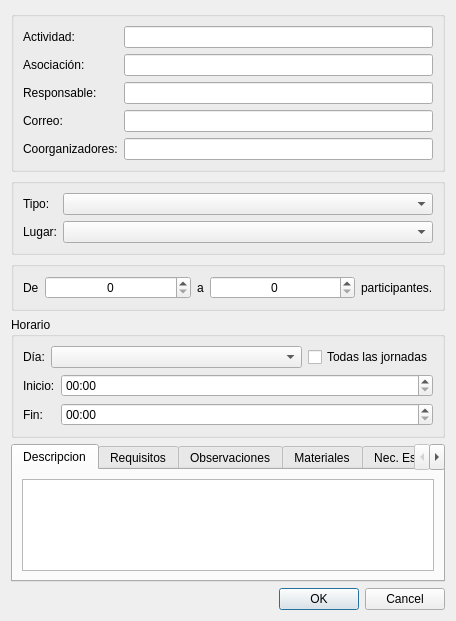
<?xml version="1.0" encoding="UTF-8"?>
<ui version="4.0">
 <class>AddActividadDialog</class>
 <widget class="QDialog" name="AddActividadDialog">
  <property name="geometry">
   <rect>
    <x>0</x>
    <y>0</y>
    <width>456</width>
    <height>570</height>
   </rect>
  </property>
  <property name="windowTitle">
   <string>Dialog</string>
  </property>
  <layout class="QVBoxLayout" name="verticalLayout_2">
   <item>
    <widget class="QGroupBox" name="groupBox">
     <property name="title">
      <string/>
     </property>
     <layout class="QGridLayout" name="gridLayout">
      <item row="0" column="0">
       <widget class="QLabel" name="label">
        <property name="text">
         <string>Actividad:</string>
        </property>
       </widget>
      </item>
      <item row="0" column="1">
       <widget class="QLineEdit" name="actividadLine"/>
      </item>
      <item row="1" column="0">
       <widget class="QLabel" name="label_2">
        <property name="text">
         <string>Asociación:</string>
        </property>
       </widget>
      </item>
      <item row="1" column="1">
       <widget class="QLineEdit" name="asociacionLine"/>
      </item>
      <item row="2" column="0">
       <widget class="QLabel" name="label_3">
        <property name="text">
         <string>Responsable:</string>
        </property>
       </widget>
      </item>
      <item row="2" column="1">
       <widget class="QLineEdit" name="responsableLine"/>
      </item>
      <item row="3" column="0">
       <widget class="QLabel" name="label_4">
        <property name="text">
         <string>Correo:</string>
        </property>
       </widget>
      </item>
      <item row="3" column="1">
       <widget class="QLineEdit" name="correoLine"/>
      </item>
      <item row="4" column="0">
       <widget class="QLabel" name="label_5">
        <property name="text">
         <string>Coorganizadores:</string>
        </property>
       </widget>
      </item>
      <item row="4" column="1">
       <widget class="QLineEdit" name="coorganizadorLine"/>
      </item>
     </layout>
    </widget>
   </item>
   <item>
    <widget class="QGroupBox" name="groupBox_2">
     <property name="title">
      <string/>
     </property>
     <layout class="QGridLayout" name="gridLayout_4">
      <item row="0" column="0">
       <widget class="QLabel" name="label_6">
        <property name="text">
         <string>Tipo:</string>
        </property>
       </widget>
      </item>
      <item row="0" column="1">
       <widget class="QComboBox" name="tipoComboBox">
        <property name="sizePolicy">
         <sizepolicy hsizetype="Expanding" vsizetype="Fixed">
          <horstretch>0</horstretch>
          <verstretch>0</verstretch>
         </sizepolicy>
        </property>
       </widget>
      </item>
      <item row="1" column="0">
       <widget class="QLabel" name="label_15">
        <property name="text">
         <string>Lugar:</string>
        </property>
       </widget>
      </item>
      <item row="1" column="1">
       <widget class="QComboBox" name="lugarComboBox">
        <property name="sizePolicy">
         <sizepolicy hsizetype="Expanding" vsizetype="Fixed">
          <horstretch>0</horstretch>
          <verstretch>0</verstretch>
         </sizepolicy>
        </property>
       </widget>
      </item>
     </layout>
    </widget>
   </item>
   <item>
    <widget class="QGroupBox" name="groupBox_4">
     <property name="title">
      <string/>
     </property>
     <layout class="QHBoxLayout" name="horizontalLayout_6">
      <item>
       <widget class="QLabel" name="label_12">
        <property name="text">
         <string>De</string>
        </property>
       </widget>
      </item>
      <item>
       <widget class="QSpinBox" name="minPartSpinBox">
        <property name="sizePolicy">
         <sizepolicy hsizetype="Expanding" vsizetype="Fixed">
          <horstretch>0</horstretch>
          <verstretch>0</verstretch>
         </sizepolicy>
        </property>
        <property name="alignment">
         <set>Qt::AlignCenter</set>
        </property>
       </widget>
      </item>
      <item>
       <widget class="QLabel" name="label_13">
        <property name="text">
         <string>a</string>
        </property>
        <property name="alignment">
         <set>Qt::AlignCenter</set>
        </property>
       </widget>
      </item>
      <item>
       <widget class="QSpinBox" name="maxPartSpinBox">
        <property name="sizePolicy">
         <sizepolicy hsizetype="Expanding" vsizetype="Fixed">
          <horstretch>0</horstretch>
          <verstretch>0</verstretch>
         </sizepolicy>
        </property>
        <property name="alignment">
         <set>Qt::AlignCenter</set>
        </property>
       </widget>
      </item>
      <item>
       <widget class="QLabel" name="label_14">
        <property name="text">
         <string>participantes.</string>
        </property>
       </widget>
      </item>
     </layout>
    </widget>
   </item>
   <item>
    <widget class="QGroupBox" name="groupBox_3">
     <property name="title">
      <string>Horario</string>
     </property>
     <layout class="QGridLayout" name="gridLayout_2">
      <item row="0" column="0" colspan="2">
       <layout class="QHBoxLayout" name="horizontalLayout_2">
        <item>
         <widget class="QLabel" name="label_7">
          <property name="text">
           <string>Día:</string>
          </property>
         </widget>
        </item>
        <item>
         <widget class="QComboBox" name="diaComboBox">
          <property name="sizePolicy">
           <sizepolicy hsizetype="Expanding" vsizetype="Fixed">
            <horstretch>0</horstretch>
            <verstretch>0</verstretch>
           </sizepolicy>
          </property>
         </widget>
        </item>
        <item>
         <widget class="QCheckBox" name="allJornadasCheckBox">
          <property name="text">
           <string>Todas las jornadas</string>
          </property>
         </widget>
        </item>
       </layout>
      </item>
      <item row="1" column="0">
       <widget class="QLabel" name="label_8">
        <property name="text">
         <string>Inicio:</string>
        </property>
       </widget>
      </item>
      <item row="1" column="1">
       <widget class="QTimeEdit" name="horaInicioTime">
        <property name="sizePolicy">
         <sizepolicy hsizetype="Expanding" vsizetype="Fixed">
          <horstretch>0</horstretch>
          <verstretch>0</verstretch>
         </sizepolicy>
        </property>
        <property name="displayFormat">
         <string>HH:mm</string>
        </property>
       </widget>
      </item>
      <item row="2" column="0">
       <widget class="QLabel" name="label_9">
        <property name="text">
         <string>Fin:</string>
        </property>
       </widget>
      </item>
      <item row="2" column="1">
       <widget class="QTimeEdit" name="horaFinTime">
        <property name="displayFormat">
         <string>HH:mm</string>
        </property>
       </widget>
      </item>
     </layout>
    </widget>
   </item>
   <item>
    <widget class="QTabWidget" name="tabWidget">
     <property name="currentIndex">
      <number>0</number>
     </property>
     <widget class="QWidget" name="tab_5">
      <attribute name="title">
       <string>Descripcion</string>
      </attribute>
      <layout class="QVBoxLayout" name="verticalLayout">
       <item>
        <widget class="QTextEdit" name="descText"/>
       </item>
      </layout>
     </widget>
     <widget class="QWidget" name="tab">
      <attribute name="title">
       <string>Requisitos</string>
      </attribute>
      <layout class="QHBoxLayout" name="horizontalLayout_3">
       <item>
        <widget class="QTextEdit" name="reqText"/>
       </item>
      </layout>
     </widget>
     <widget class="QWidget" name="tab_2">
      <attribute name="title">
       <string>Observaciones</string>
      </attribute>
      <layout class="QHBoxLayout" name="horizontalLayout_4">
       <item>
        <widget class="QTextEdit" name="observacionesText"/>
       </item>
      </layout>
     </widget>
     <widget class="QWidget" name="tab_3">
      <attribute name="title">
       <string>Materiales</string>
      </attribute>
      <layout class="QGridLayout" name="gridLayout_3">
       <item row="0" column="0">
        <widget class="QLabel" name="label_10">
         <property name="text">
          <string>Material propio:</string>
         </property>
        </widget>
       </item>
       <item row="0" column="1">
        <widget class="QLabel" name="label_11">
         <property name="text">
          <string>Material de organizacion</string>
         </property>
        </widget>
       </item>
       <item row="1" column="0">
        <widget class="QTextEdit" name="mPropioText"/>
       </item>
       <item row="1" column="1">
        <widget class="QTextEdit" name="mOrgText"/>
       </item>
      </layout>
     </widget>
     <widget class="QWidget" name="tab_4">
      <attribute name="title">
       <string>Nec. Espacio</string>
      </attribute>
      <layout class="QHBoxLayout" name="horizontalLayout_5">
       <item>
        <widget class="QTextEdit" name="espacioText"/>
       </item>
      </layout>
     </widget>
    </widget>
   </item>
   <item>
    <widget class="QDialogButtonBox" name="buttonBox">
     <property name="orientation">
      <enum>Qt::Horizontal</enum>
     </property>
     <property name="standardButtons">
      <set>QDialogButtonBox::Cancel|QDialogButtonBox::Ok</set>
     </property>
    </widget>
   </item>
  </layout>
 </widget>
 <resources/>
 <connections>
  <connection>
   <sender>buttonBox</sender>
   <signal>accepted()</signal>
   <receiver>AddActividadDialog</receiver>
   <slot>accept()</slot>
   <hints>
    <hint type="sourcelabel">
     <x>248</x>
     <y>254</y>
    </hint>
    <hint type="destinationlabel">
     <x>157</x>
     <y>274</y>
    </hint>
   </hints>
  </connection>
  <connection>
   <sender>buttonBox</sender>
   <signal>rejected()</signal>
   <receiver>AddActividadDialog</receiver>
   <slot>reject()</slot>
   <hints>
    <hint type="sourcelabel">
     <x>316</x>
     <y>260</y>
    </hint>
    <hint type="destinationlabel">
     <x>286</x>
     <y>274</y>
    </hint>
   </hints>
  </connection>
 </connections>
</ui>
